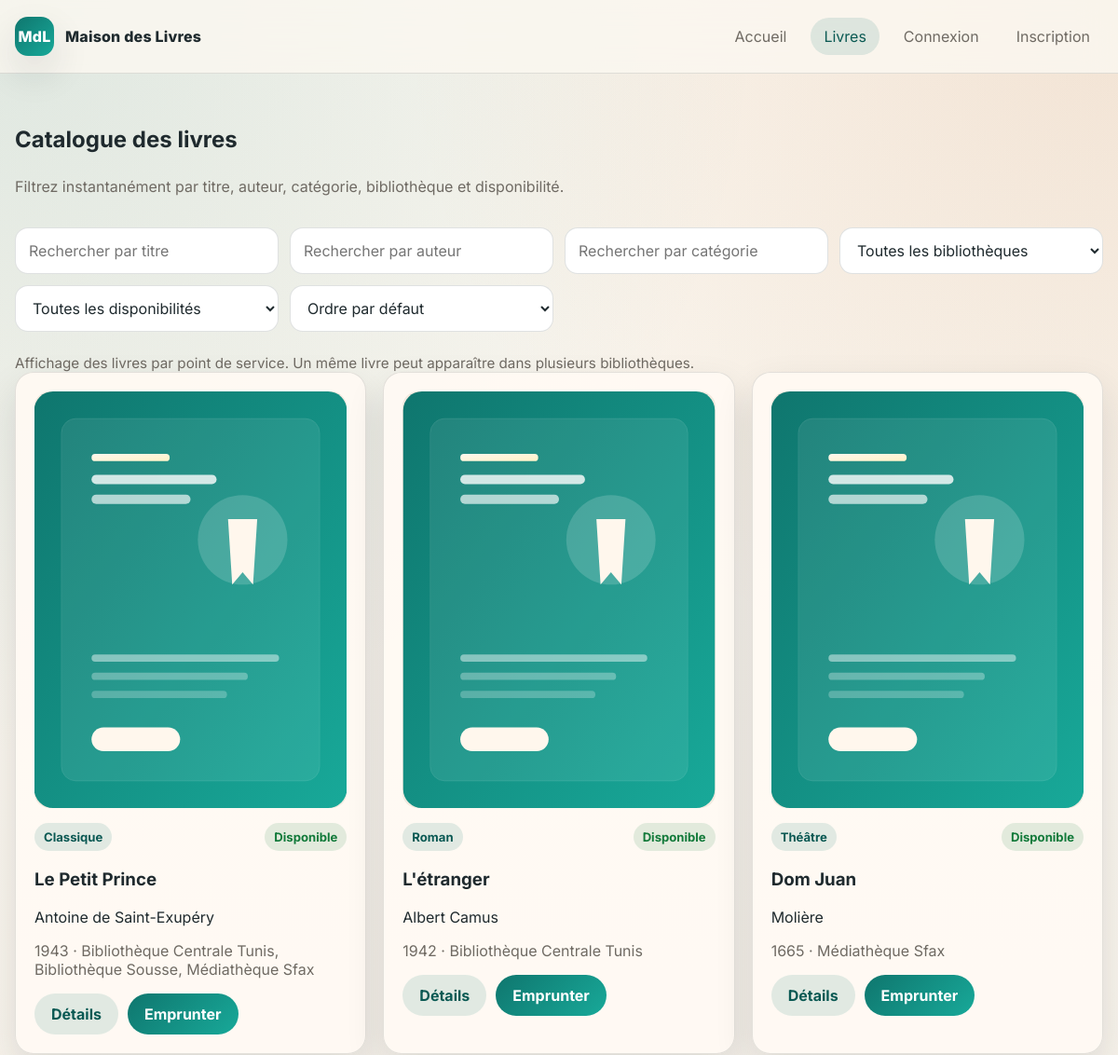
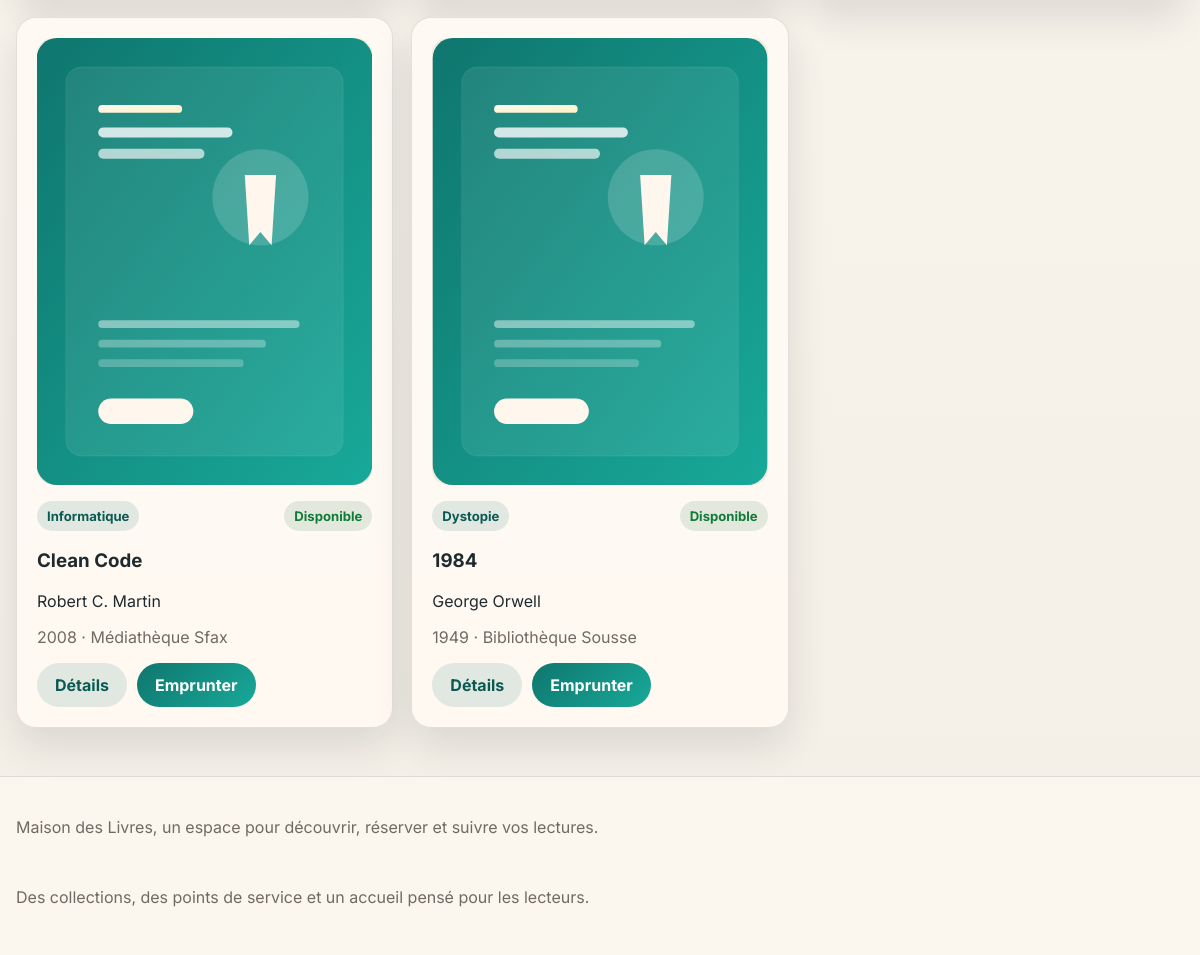
The page /books.php on the database its author committed (2 pictures, top to bottom).
### tables this page shows
CREATE TABLE livres (
    id INT UNSIGNED AUTO_INCREMENT PRIMARY KEY,
    titre VARCHAR(180) NOT NULL,
    auteur VARCHAR(150) NOT NULL,
    categorie VARCHAR(100) NOT NULL,
    annee_publication INT NOT NULL,
    description TEXT DEFAULT NULL,
    couverture VARCHAR(255) DEFAULT NULL,
    created_at TIMESTAMP DEFAULT CURRENT_TIMESTAMP,
    updated_at TIMESTAMP NULL DEFAULT NULL ON UPDATE CURRENT_TIMESTAMP
);

CREATE TABLE bibliotheques (
    id INT UNSIGNED AUTO_INCREMENT PRIMARY KEY,
    nom VARCHAR(150) NOT NULL,
    adresse VARCHAR(255) NOT NULL,
    ville VARCHAR(120) NOT NULL,
    telephone VARCHAR(30) DEFAULT NULL,
    description TEXT DEFAULT NULL,
    latitude DECIMAL(10,7) NOT NULL,
    longitude DECIMAL(10,7) NOT NULL,
    created_at TIMESTAMP DEFAULT CURRENT_TIMESTAMP,
    updated_at TIMESTAMP NULL DEFAULT NULL ON UPDATE CURRENT_TIMESTAMP
);

### app/config/Database.php (called while the page is built)
<?php
class Database
{
    private static ?PDO $connection = null;
    public static function getConnection(): PDO
    {
        if (self::$connection === null) {
            $host = getenv('DB_HOST') ?: 'localhost';
            $name = getenv('DB_NAME') ?: 'library_management';
            $user = getenv('DB_USER') ?: 'root';
            $pass = getenv('DB_PASS') ?: '';
            $port = getenv('DB_PORT') ?: '3306';
            $dsn = 'mysql:host=' . $host . ';port=' . $port . ';dbname=' . $name . ';charset=utf8mb4';
            self::$connection = new PDO($dsn, $user, $pass, [
                PDO::ATTR_ERRMODE => PDO::ERRMODE_EXCEPTION,
                PDO::ATTR_DEFAULT_FETCH_MODE => PDO::FETCH_ASSOC,
                PDO::ATTR_EMULATE_PREPARES => false,
            ]);
        }
        return self::$connection;
    }
}

### app/core/Model.php (called while the page is built, shortened)
<?php
abstract class Model
{
    protected PDO $db;
    public function __construct()
    {
        $this->db = Database::getConnection();
    }
    protected function execute(string $sql, array $params = []): PDOStatement
    {
        $statement = $this->db->prepare($sql);
        $statement->execute($params);
        return $statement;
    }
    protected function fetchAll(string $sql, array $params = []): array
    {
        return $this->execute($sql, $params)->fetchAll();
    }
}

### app/models/Livre.php (called while the page is built, shortened)
<?php
class Livre extends Model
{
    private ?int $id = null;
    private string $titre = '';
    private string $auteur = '';
    private string $categorie = '';
    private int $anneePublication = 0;
    private string $couverture = '';
    private array $stocks = [];
    private function hydrate(array $data): void
    {
        $this->id = isset($data['id']) ? (int) $data['id'] : null;
        $this->titre = $data['titre'] ?? '';
        $this->auteur = $data['auteur'] ?? '';
        $this->categorie = $data['categorie'] ?? '';
        $this->anneePublication = (int) ($data['annee_publication'] ?? 0);
        $this->couverture = $data['couverture'] ?? '';
        $this->stocks = $data['stocks'] ?? [];
    }
    public function getId(): ?int { return $this->id; }
    public function getTitre(): string { return $this->titre; }
    public function getAuteur(): string { return $this->auteur; }
    public function getCategorie(): string { return $this->categorie; }
    public function getAnneePublication(): int { return $this->anneePublication; }
    public function getCouverture(): string { return $this->couverture; }
    public function getBibliothequeIds(): array
    {
        $ids = [];
        foreach ($this->stocks as $stock) {
            if (!empty($stock['bibliotheque_id'])) {
                $ids[] = (int) $stock['bibliotheque_id'];
            }
        }
        return array_values(array_unique($ids));
    }
    public function getAvailableExemplaires(): int
    {
        $total = 0;
        foreach ($this->stocks as $stock) {
            $total += (int) ($stock['available_exemplaires'] ?? 0);
        }
        return $total;
    }
    public function getBibliothequeNom(): ?string
    {
        $names = [];
        foreach ($this->stocks as $stock) {
            if (!empty($stock['bibliotheque_nom'])) {
                $names[] = $stock['bibliotheque_nom'];
            }
        }
        return $names ? implode(', ', array_unique($names)) : null;
    }
    public function setStocks(array $stocks): void { $this->stocks = $stocks; }
    public function all(): array
    {
        $rows = $this->fetchAll(
            'SELECT l.*
             FROM livres l
             ORDER BY l.created_at DESC'
        );
        $items = [];
        foreach ($rows as $row) {
            $book = new Livre($row);
            $book->setStocks($this->stocksByLivreId((int) $book->getId()));
            $items[] = $book;
        }
        return $items;
    }
    private function stocksByLivreId(int $livreId): array
    {
        return $this->fetchAll(
            'SELECT bl.*, b.nom AS bibliotheque_nom
             FROM bibliotheque_livres bl
             INNER JOIN bibliotheques b ON b.id = bl.bibliotheque_id
             WHERE bl.livre_id = :livre_id
             ORDER BY b.nom ASC',
            ['livre_id' => $livreId]
        );
    }
}

### app/core/helpers.php (called while the page is built, shortened)
<?php
if (!function_exists('e')) {
    function e(mixed $value): string
    {
        return htmlspecialchars((string) $value, ENT_QUOTES, 'UTF-8');
    }
}
if (!function_exists('route_map')) {
    function route_map(): array
    {
        return [
            'home' => 'home.php',
            'books' => 'books.php',
            'book' => 'book.php',
            'borrow' => 'borrow.php',
            'confirmation' => 'confirmation.php',
            'register' => 'register.php',
            'login' => 'login.php',
            'logout' => 'logout.php',
            'profile' => 'profile.php',
            'my-borrowings' => 'my-borrowings.php',
            'admin-login' => 'login.php',
            'admin-logout' => 'admin-logout.php',
            'admin-dashboard' => 'admin-dashboard.php',
            'admin-books' => 'admin-books.php',
            'admin-book-form' => 'admin-book-form.php',
            'admin-book-delete' => 'admin-book-delete.php',
            'admin-borrowings' => 'admin-borrowings.php',
            'admin-users' => 'admin-users.php',
            'admin-user-view' => 'admin-user-view.php',
            'admin-user-action' => 'admin-user-action.php',
            'admin-branches' => 'admin-branches.php',
            'admin-branch-view' => 'admin-branch-view.php',
            'admin-branch-form' => 'admin-branch-form.php',
            'admin-branch-delete' => 'admin-branch-delete.php',
            'admin-statistics' => 'admin-statistics.php',
        ];
    }
}
if (!function_exists('route_file')) {
    function route_file(string $page): string
    {
        return route_map()[$page] ?? route_map()['home'];
    }
}
if (!function_exists('url')) {
    function url(string $page, array $params = []): string
    {
        $query = $params ? '?' . http_build_query($params) : '';
        return route_file($page) . $query;
    }
}

### public/books.php (the view, shortened to what this page needs)
<?php
require_once __DIR__ . '/../app/core/helpers.php';
require_once __DIR__ . '/../app/config/Database.php';
require_once __DIR__ . '/../app/core/Model.php';
require_once __DIR__ . '/../app/models/Livre.php';
$selectedBranchId = isset($_GET['branch_id']) ? (int) $_GET['branch_id'] : 0;
$livreModel = new Livre();
$livres = $selectedBranchId > 0 ? $livreModel->findByBranch($selectedBranchId) : $livreModel->all();
require __DIR__ . '/partials/header.php';
?>
<section class="section">
    <div class="section-head">
        <h1>Catalogue des livres</h1>
        <p>Filtrez instantanément par titre, auteur, catégorie, bibliothèque et disponibilité.</p>
    </div>
    <div class="filter-bar">
        <input type="text" class="form-control" data-filter-title placeholder="Rechercher par titre">
        <input type="text" class="form-control" data-filter-author placeholder="Rechercher par auteur">
        <input type="text" class="form-control" data-filter-category placeholder="Rechercher par catégorie">
        <select class="form-control" data-filter-branch>
            <option value="">Toutes les bibliothèques</option>
        </select>
        <select class="form-control" data-filter-availability>
            <option value="">Toutes les disponibilités</option>
        </select>
        <select class="form-control" data-book-sort>
            <option value="">Ordre par défaut</option>
        </select>
    </div>
    <div class="hint mt-24">
        Affichage des livres par point de service. Un même livre peut apparaître dans plusieurs bibliothèques.
    </div>
    <div class="grid cards-3" data-books-grid>
        <?php foreach ($livres as $livre): ?>
            <?php $available = $livre->getAvailableExemplaires() > 0; ?>
            <article
                class="card book-card"
                data-book-card
                data-title="<?= e(strtolower($livre->getTitre())) ?>"
                data-author="<?= e(strtolower($livre->getAuteur())) ?>"
                data-category="<?= e(strtolower($livre->getCategorie())) ?>"
                data-branch="<?= e(implode(',', $livre->getBibliothequeIds())) ?>"
                data-branch-name="<?= e(strtolower($livre->getBibliothequeNom() ?? '')) ?>"
                data-availability="<?= $available ? 'available' : 'unavailable' ?>"
            >
                <img src="<?= e($livre->getCouverture() ?: 'assets/images/book-placeholder.svg') ?>" alt="<?= e($livre->getTitre()) ?>" class="book-cover">
                <div class="card-body">
                    <div class="card-headline">
                        <span class="tag"><?= e($livre->getCategorie()) ?></span>
                        <span class="badge <?= $available ? 'badge-success' : 'badge-danger' ?>">
                            <?= $available ? 'Disponible' : 'Épuisé' ?>
                        </span>
                    </div>
                    <h3><?= e($livre->getTitre()) ?></h3>
                    <p><?= e($livre->getAuteur()) ?></p>
                    <p class="muted"><?= e((string) $livre->getAnneePublication()) ?> · <?= e($livre->getBibliothequeNom() ?? 'Bibliothèque non définie') ?></p>
                    <div class="card-actions">
                        <a class="btn btn-secondary" href="<?= url('book', ['id' => $livre->getId()]) ?>">Détails</a>
                        <a class="btn btn-primary" href="<?= url('borrow', ['id' => $livre->getId()]) ?>">Emprunter</a>
                    </div>
                </div>
            </article>
        <?php endforeach; ?>
    </div>
</section>
<?php require __DIR__ . '/partials/footer.php'; ?>

### public/assets/css/style.css (style rules this page uses)
:root { --bg: #f4efe6; --surface: #fffaf3; --surface-2: #f2eadf; --text: #1f2a2e; --muted: #6f6a63; --primary: #0f766e; --primary-dark: #0a5953; --secondary: #b45309; --danger: #b42318; --success: #127a3a; --warning: #b76d0d; --border: rgba(31, 42, 46, 0.12); --shadow: 0 18px 40px rgba(27, 35, 38, 0.12); --radius: 20px; }
* { box-sizing: border-box; }
html { scroll-behavior: smooth; }
body { margin: 0; font-family: 'Inter', sans-serif; color: var(--text); background: radial-gradient(circle at top left, rgba(15, 118, 110, 0.12), transparent 34%), radial-gradient(circle at top right, rgba(180, 83, 9, 0.12), transparent 32%), linear-gradient(180deg, #fbf7f0 0%, var(--bg) 100%); min-height: 100vh; }
a { color: inherit; text-decoration: none; }
img { max-width: 100%; display: block; }
.hero, .section, .panel, .card, .stat-card { animation: rise 0.45s ease both; }
.hero-content, .hero-panel, .panel, .card, .stat-card { background: rgba(255, 250, 243, 0.92); border: 1px solid var(--border); border-radius: var(--radius); box-shadow: var(--shadow); }
.hero-actions, .card-actions, .table-actions { display: flex; flex-wrap: wrap; gap: 10px; }
.section { margin-top: 28px; }
.section-head { display: flex; flex-direction: column; gap: 10px; margin-bottom: 18px; }
.section-head h1, .section-head h2, .panel h1, .panel h2 { margin: 0; }
.section-head p, .muted, .lead { color: var(--muted); }
.grid { display: grid; gap: 18px; }
.cards-3 { grid-template-columns: repeat(3, minmax(0, 1fr)); }
.card, .panel, .stat-card { padding: 20px; }
.book-card { overflow: hidden; }
.book-cover, .detail-cover { width: 100%; border-radius: 16px; aspect-ratio: 3 / 4; object-fit: cover; background: var(--surface-2); }
.card-body { padding-top: 16px; }
.card-headline { display: flex; justify-content: space-between; align-items: center; gap: 10px; margin-bottom: 10px; }
.tag, .badge { display: inline-flex; align-items: center; gap: 6px; width: fit-content; padding: 7px 10px; border-radius: 999px; font-size: 0.82rem; font-weight: 700; }
.tag { background: rgba(15, 118, 110, 0.12); color: var(--primary-dark); }
.badge-success { background: rgba(18, 122, 58, 0.12); color: var(--success); }
.btn { display: inline-flex; align-items: center; justify-content: center; border: 0; border-radius: 999px; padding: 12px 18px; font-weight: 700; cursor: pointer; transition: transform 0.15s ease, background 0.2s ease, color 0.2s ease, border-color 0.2s ease; }
.btn-primary { background: linear-gradient(135deg, var(--primary), #18a999); color: #fff; }
.btn-secondary { background: rgba(15, 118, 110, 0.12); color: var(--primary-dark); }
.form-control, textarea.form-control, select.form-control { width: 100%; padding: 13px 14px; border-radius: 14px; border: 1px solid rgba(31, 42, 46, 0.14); background: #fff; color: var(--text); font: inherit; }
.filter-bar { display: grid; grid-template-columns: repeat(4, minmax(0, 1fr)); gap: 12px; margin-bottom: 20px; }
.hint { color: var(--muted); font-size: 0.95rem; }
.mt-24 { margin-top: 24px; }

### rows shown on the page
livres: couverture (placeholder picture), categorie "Classique", titre "Le Petit Prince", auteur "Antoine de Saint-Exupéry", annee_publication "1943", BibliothequeNom "Bibliothèque Centrale Tunis, Bibliothèque Sousse, Médiathèque Sfax"
livres: couverture (placeholder picture), categorie "Roman", titre "L'étranger", auteur "Albert Camus", annee_publication "1942"
bibliotheques: nom "Bibliothèque Centrale Tunis"
livres: couverture (placeholder picture), categorie "Théâtre", titre "Dom Juan", auteur "Molière", annee_publication "1665"
bibliotheques: nom "Médiathèque Sfax"
livres: couverture (placeholder picture), categorie "Informatique", titre "Clean Code", auteur "Robert C. Martin", annee_publication "2008"
livres: couverture (placeholder picture), categorie "Dystopie", titre "1984", auteur "George Orwell", annee_publication "1949"
bibliotheques: nom "Bibliothèque Sousse"
